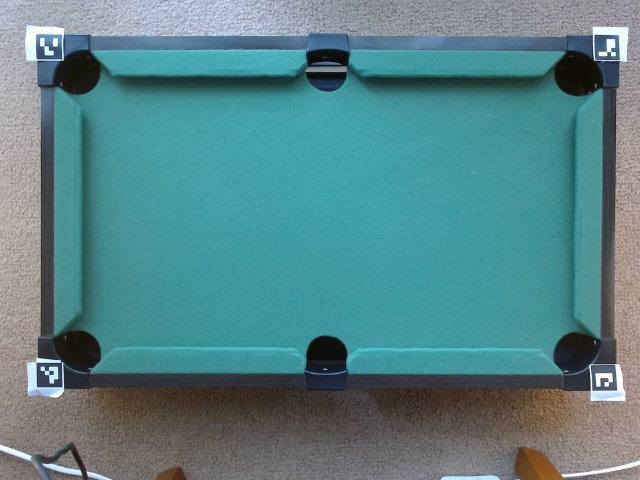
#> input picture clips-02/screenshot_00.png, 640 x 480 px
$ python v10-clahe-bg.py
#> lines starting #> are read from the running program, lines starting #| are printed output that depends on the picture; after the words box and inside, x2 and y2 are one past the last pixel; in counts of white or black regions, pixels touching at a corner belong together; pictures that were not available may be replaced by others from this repository, and a replacement may not be noted
import cv2
import numpy as np
from config import OUTPUT_DIR

H = np.load(f"{OUTPUT_DIR}/homography.npy")
#> (reads clips-02/homography.npy from the repository)
OUTPUT_W, OUTPUT_H = 600, 400

cap_test = cv2.VideoCapture(f"{OUTPUT_DIR}/clip_00.mp4")
clip_w = int(cap_test.get(cv2.CAP_PROP_FRAME_WIDTH))
clip_h = int(cap_test.get(cv2.CAP_PROP_FRAME_HEIGHT))
cap_test.release()

background = cv2.imread(f"{OUTPUT_DIR}/screenshot_00.png")
#> background is the input picture: shape (480, 640, 3); mean B, G, R 135.3, 131.3, 86.9
background_resized = cv2.resize(background, (clip_w, clip_h))
background_warped  = cv2.warpPerspective(background_resized, H, (OUTPUT_W, OUTPUT_H))
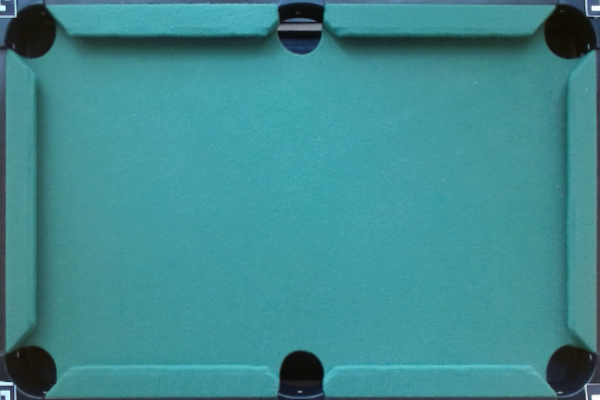
#> background_warped: shape (400, 600, 3); mean B, G, R 144.5, 139.1, 62.9
background_gray    = cv2.cvtColor(background_warped, cv2.COLOR_BGR2GRAY)
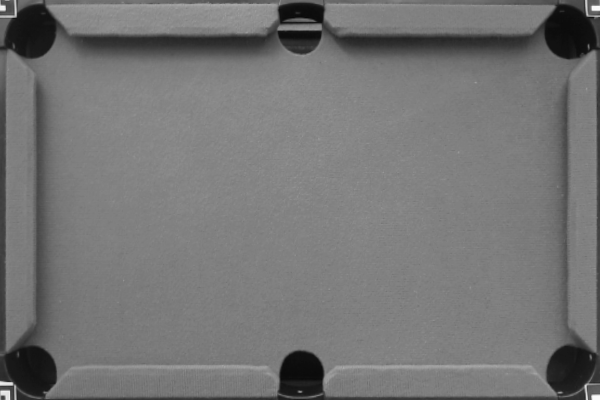
#> background_gray: shape (400, 600); min 9, max 251, mean 116.9

# ---------------------------------------------------------------------------
# Parameters — ball detection (same as v09)
# ---------------------------------------------------------------------------
BLUR_KERNEL = 3
DP          = 1.3
PARAM1      = 50
PARAM2      = 17
MIN_RADIUS  = 14
MAX_RADIUS  = 17
MIN_DIST    = MIN_RADIUS * 1.5
MARGIN      = 45
ACQ_FRAMES  = 15

CLAHE_CLIP = 1.5
CLAHE_TILE = (6, 6)
clahe = cv2.createCLAHE(clipLimit=CLAHE_CLIP, tileGridSize=CLAHE_TILE)

margin_mask = np.zeros((OUTPUT_H, OUTPUT_W), dtype=np.uint8)
cv2.rectangle(margin_mask, (MARGIN, MARGIN),
              (OUTPUT_W - MARGIN, OUTPUT_H - MARGIN), 255, -1)
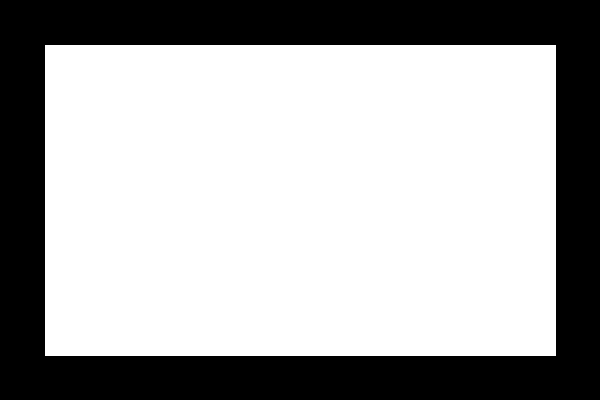
#> margin_mask: shape (400, 600); 66.2% white; 1 black region, box (x1, y1, x2, y2) and area: (0, 0, 600, 400) 81079

# ---------------------------------------------------------------------------
# Parameters — cue / ArUco
# ---------------------------------------------------------------------------
CUE_MARKER_ID = 4
SHOT_LINE_LEN = 250   # pixels to extend the predicted shot line beyond the white ball

aruco_dict     = cv2.aruco.getPredefinedDictionary(cv2.aruco.DICT_4X4_50)
aruco_params   = cv2.aruco.DetectorParameters()
aruco_detector = cv2.aruco.ArucoDetector(aruco_dict, aruco_params)

# ---------------------------------------------------------------------------
# Helper functions
# ---------------------------------------------------------------------------

def find_white_ball(circles, avg_bgr):
    """
    Among all detected circles, return the one that is brightest and least saturated.
    Score = mean(V) - mean(S) in HSV; white ball maximises this.
    """
    if not circles:
        return None

    avg_hsv    = cv2.cvtColor(avg_bgr, cv2.COLOR_BGR2HSV)
    best_score = -1
    white_ball = None

    for x, y, r in circles:
        mask = np.zeros((OUTPUT_H, OUTPUT_W), dtype=np.uint8)
        cv2.circle(mask, (x, y), max(1, r - 2), 255, -1)
        pixels_s = avg_hsv[:, :, 1][mask == 255].astype(float)
        pixels_v = avg_hsv[:, :, 2][mask == 255].astype(float)
        if len(pixels_v) == 0:
            continue
        score = np.mean(pixels_v) - np.mean(pixels_s)
        if score > best_score:
            best_score = score
            white_ball = (x, y, r)

    return white_ball


def detect_cue(frame_original):
    """
    Detect ArUco marker ID 4 in the original (non-warped) frame.
    Returns the marker centre in bird's-eye coordinates, or None.
    Detecting in the original frame avoids homography distortion of the marker.
    """
    corners, ids, _ = aruco_detector.detectMarkers(frame_original)
    if ids is None:
        return None

    for i, marker_id in enumerate(ids.flatten()):
        if marker_id == CUE_MARKER_ID:
            corner = corners[i][0]                                  # [4, 2] original coords
            corner_h = cv2.perspectiveTransform(
                corner.reshape(1, -1, 2).astype(np.float32), H
            )[0]                                                     # [4, 2] bird's-eye coords
            cx = int(np.mean(corner_h[:, 0]))
            cy = int(np.mean(corner_h[:, 1]))
            return (cx, cy)

    return None


def clip_line_to_table(x0, y0, dx, dy, length):
    """
    Extend (x0,y0) in direction (dx,dy) for up to `length` pixels,
    stopping at the table play area boundary.
    Returns the endpoint.
    """
    x1 = x0 + dx * length
    y1 = y0 + dy * length
    x1 = max(MARGIN, min(OUTPUT_W - MARGIN, int(x1)))
    y1 = max(MARGIN, min(OUTPUT_H - MARGIN, int(y1)))
    return x1, y1


def draw_overlay(frame_h, detected_circles, white_ball, cue_center):
    """Draw all AR overlays on the bird's-eye frame."""

    # --- All detected balls: green ---
    if detected_circles:
        for x, y, r in detected_circles:
            cv2.circle(frame_h, (x, y), r, (0, 255, 0), 2)
            cv2.circle(frame_h, (x, y), 2, (0, 255, 0), -1)
        cv2.putText(frame_h, f"Balls: {len(detected_circles)}",
                    (10, 25), cv2.FONT_HERSHEY_SIMPLEX, 0.7, (0, 255, 0), 2)

    # --- White ball: red circle + label ---
    if white_ball:
        wx, wy, wr = white_ball
        cv2.circle(frame_h, (wx, wy), wr, (0, 0, 255), 2)
        cv2.circle(frame_h, (wx, wy), 3, (0, 0, 255), -1)
        cv2.putText(frame_h, "W", (wx - 6, wy - wr - 4),
                    cv2.FONT_HERSHEY_SIMPLEX, 0.5, (0, 0, 255), 2)

    # --- Cue marker: yellow dot ---
    # this function works with the assumption that the cue is always pointing
    # to the centre of the white ball, a simplification that makes sense in this simulation
    if cue_center:
        cx, cy = cue_center
        cv2.circle(frame_h, (cx, cy), 3, (0, 220, 255), -1)
        cv2.putText(frame_h, "CUE", (cx + 8, cy + 5),
                    cv2.FONT_HERSHEY_SIMPLEX, 0.45, (0, 220, 255), 1)

    # --- Shot line: cyan arrow from white ball in cue direction ---
    if white_ball and cue_center:
        wx, wy, _ = white_ball
        cx, cy    = cue_center
        dx = wx - cx
        dy = wy - cy
        dist = np.hypot(dx, dy)
        if dist > 1:
            nx, ny = dx / dist, dy / dist
            # Line from cue to white ball (dashed-feel: thin)
            cv2.line(frame_h, (cx, cy), (wx, wy), (0, 220, 255), 1)
            # Predicted trajectory: from white ball onward
            ex, ey = clip_line_to_table(wx, wy, nx, ny, SHOT_LINE_LEN)
            cv2.line(frame_h, (wx, wy), (ex, ey),
                            (0, 220, 255), 2)


# ---------------------------------------------------------------------------
# State
# ---------------------------------------------------------------------------
detected_circles = None   # None = idle, [] = no balls found, [...] = balls detected
white_ball       = None
cue_was_seen     = False  # True once ArUco appears after a spacebar detection
acquiring        = False
acq_buffer_gray  = []
acq_buffer_bgr   = []
img_count        = 0

display_clahe = np.zeros((OUTPUT_H, OUTPUT_W), dtype=np.uint8)

capture = cv2.VideoCapture(f"{OUTPUT_DIR}/clip_03.mp4")
#capture = cv2.VideoCapture(1, cv2.CAP_DSHOW)

fps   = 60
delay = int(1000 / fps)

# ---------------------------------------------------------------------------
# Main loop
# ---------------------------------------------------------------------------
while True:
    ret, frame = capture.read()
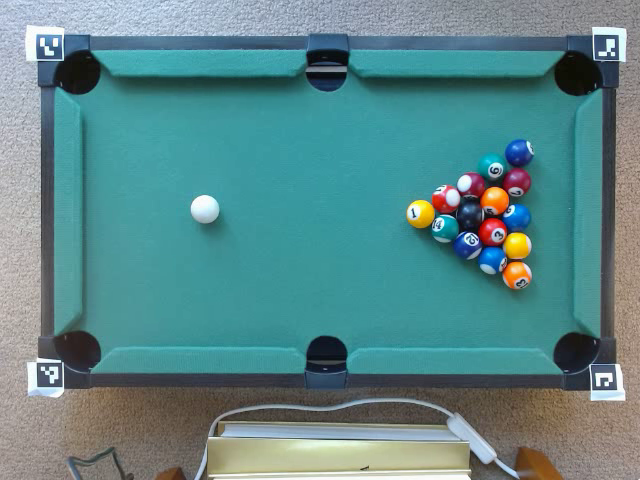
#> input picture frame 32 of clips-02/clip_00.mp4, 640 x 480 px, given in place of clip_03.mp4, which was not available
#> frame is the input picture: shape (480, 640, 3); mean B, G, R 137.6, 135.7, 92.5
    if not ret:
        break

    frame_h = cv2.warpPerspective(frame, H, (OUTPUT_W, OUTPUT_H))
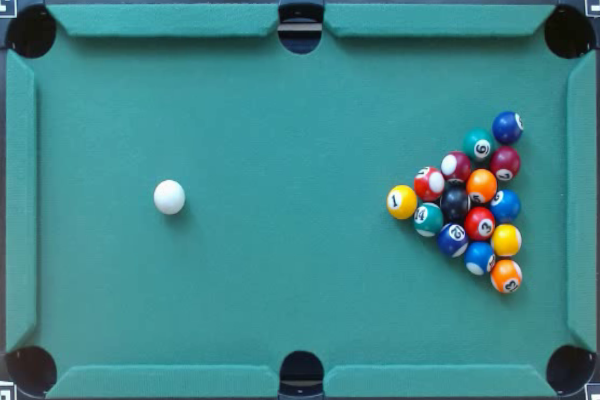
#> frame_h: shape (400, 600, 3); mean B, G, R 139.2, 135.2, 63.2
    key     = cv2.waitKey(delay) & 0xFF
#> (key q is pressed here)

    # --- Cue detection: every frame, on original image ---
    cue_center = detect_cue(frame)
#> in detect_cue, `corners, ids, _ = aruco_detector.detectMarkers(frame_original)`: corners = ([[37, 34], [61, 35], [61, 59], [37, 58]], [[591, 365], [614, 365], [616, 389], [592, 389]], [[594, 35], [618, 35], [618, 59], [595, 58]], [[37, 363], [61, 363], [61, 386], [37, 386]]); ids = [3, 1, 2, 0]
#> the loop in detect_cue, `for i, marker_id in enumerate(ids.flatten()):` made 4 passes
#> marker_id on passes 1 to 4: 3, 1, 2, 0

    # --- State machine: cue appearance / disappearance ---
    if cue_center is not None:
        # Marker visible: arm the "was seen" flag
        cue_was_seen = True
    elif cue_was_seen:
        # Marker WAS visible but is now gone → shot taken → reset everything
        detected_circles = None
        white_ball       = None
        cue_was_seen     = False

    # --- Spacebar: trigger ball acquisition (also resets cue flag) ---
    if key == ord(' ') and not acquiring:
        acquiring       = True
        acq_buffer_gray = []
        acq_buffer_bgr  = []
        cue_was_seen    = False   # fresh start for the new round

    if acquiring:
        gray = cv2.cvtColor(frame_h, cv2.COLOR_BGR2GRAY)
        acq_buffer_gray.append(gray.astype(np.float32))
        acq_buffer_bgr.append(frame_h.astype(np.float32))
        cv2.putText(frame_h, f"Acquiring... {len(acq_buffer_gray)}/{ACQ_FRAMES}",
                    (10, 25), cv2.FONT_HERSHEY_SIMPLEX, 0.6, (0, 200, 255), 2)

        if len(acq_buffer_gray) == ACQ_FRAMES:
            acquiring = False

            avg_gray = np.mean(acq_buffer_gray, axis=0).astype(np.uint8)
            avg_bgr  = np.mean(acq_buffer_bgr,  axis=0).astype(np.uint8)

            # Ball detection (CLAHE + HoughCircles)
            avg_blur  = cv2.GaussianBlur(avg_gray, (BLUR_KERNEL, BLUR_KERNEL), 0)
            avg_clahe = clahe.apply(avg_blur)
            masked    = cv2.bitwise_and(avg_clahe, avg_clahe, mask=margin_mask)

            raw_circles = cv2.HoughCircles(
                masked, cv2.HOUGH_GRADIENT,
                dp=DP, minDist=MIN_DIST,
                param1=PARAM1, param2=PARAM2,
                minRadius=MIN_RADIUS, maxRadius=MAX_RADIUS
            )

            if raw_circles is not None:
                detected_circles = [(int(x), int(y), int(r))
                                    for x, y, r in np.round(raw_circles[0])]
            else:
                detected_circles = []

            # White ball identification
            white_ball = find_white_ball(detected_circles, avg_bgr)
            display_clahe = masked

    # --- Draw overlays ---
    draw_overlay(frame_h, detected_circles, white_ball, cue_center)

    if detected_circles is None and not acquiring:
        cv2.putText(frame_h, "Press SPACEBAR to detect balls",
                    (10, 25), cv2.FONT_HERSHEY_SIMPLEX, 0.55, (200, 200, 0), 1)
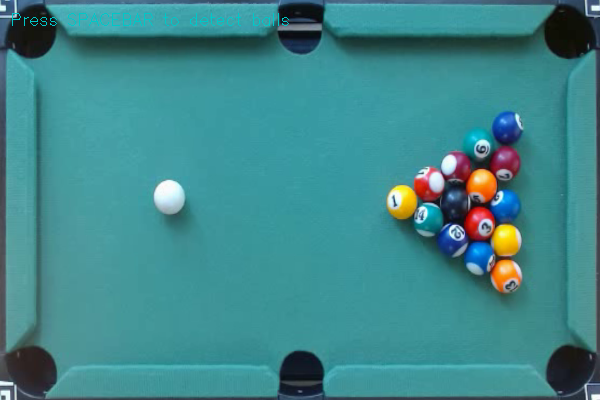
#> frame_h: shape (400, 600, 3); 0.26% of pixels changed, all inside (x1, y1, x2, y2) = (12, 13, 289, 26)
    elif detected_circles == [] and not acquiring:
        cv2.putText(frame_h, "No balls found!", (10, 25),
                    cv2.FONT_HERSHEY_SIMPLEX, 0.7, (0, 0, 255), 2)

    cv2.imshow("CLAHE", display_clahe)
    cv2.imshow("Snooker Helper", frame_h)

    if key == ord('q'):
        break
    if key == ord('s'):
        cv2.imwrite(f"{OUTPUT_DIR}/RESULTS/v10_resultCLAHE_0{img_count}.png",  display_clahe)
        cv2.imwrite(f"{OUTPUT_DIR}/RESULTS/v10_resultOutput_0{img_count}.png", frame_h)
        img_count += 1
        print(f"--- Saved {img_count} ---")
        if white_ball:
            print(f"White ball: {white_ball}")
        if cue_center:
            print(f"Cue center (bird's-eye): {cue_center}")
        for c in (detected_circles or []):
            print(c)

capture.release()
cv2.destroyAllWindows()
